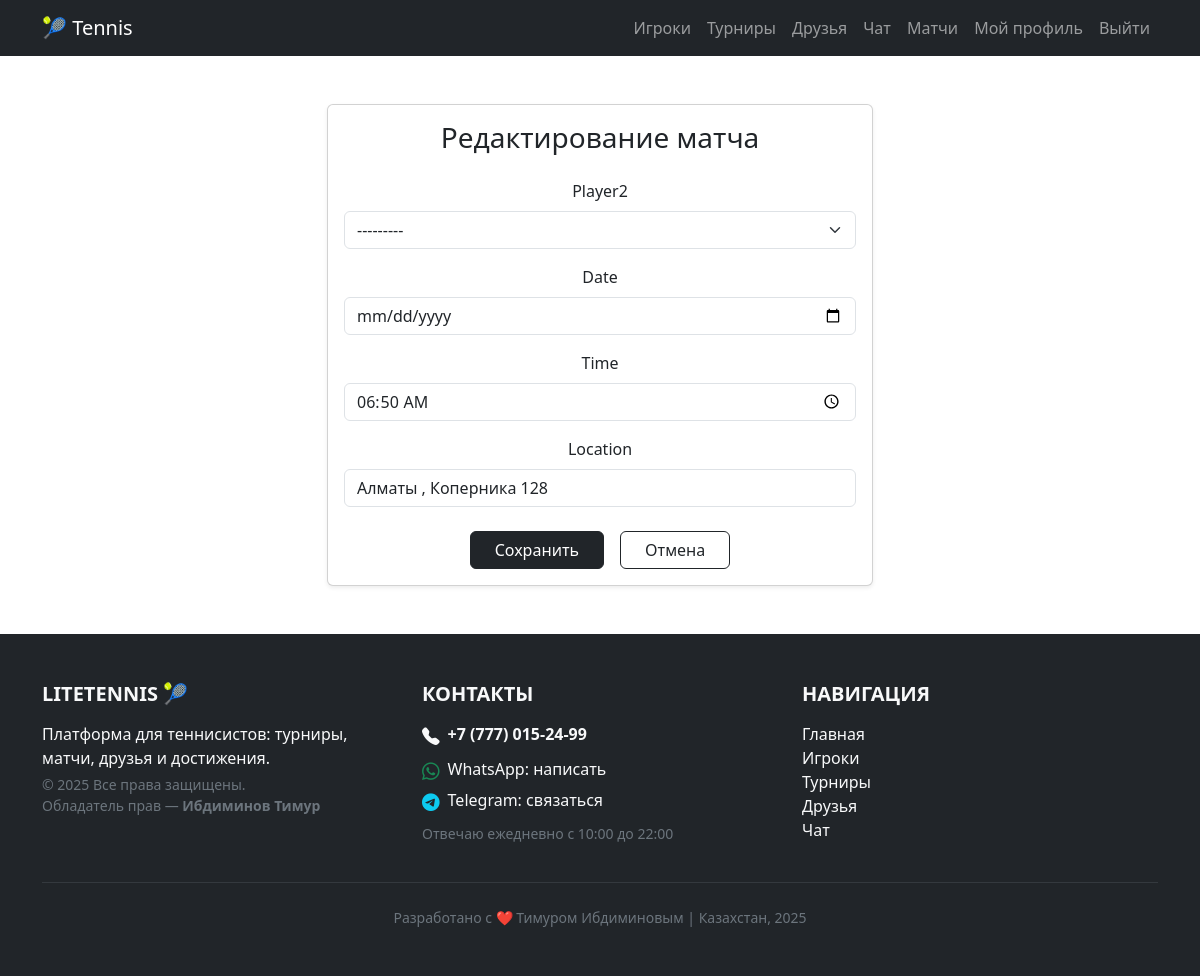
The page /matches/10/edit/ (signed in) on the database its author committed.
### matches/models.py (models this page shows, shortened)
class Match(models.Model):
    player1 = models.ForeignKey(
        Player,
        on_delete=models.CASCADE,
        related_name="matches_as_player1"
    )
    player2 = models.ForeignKey(
        Player,
        on_delete=models.SET_NULL,
        related_name="matches_as_player2",
        null=True,
        blank=True
    )
    date = models.DateField()
    time = models.TimeField()
    location = models.CharField(max_length=255)
    STATUS_CHOICES = [
        ("open", "Открыт (ищет соперника)"),
        ("scheduled", "Запланирован"),
        ("finished", "Завершён"),
    ]
    status = models.CharField(
        max_length=20,
        choices=STATUS_CHOICES,
        default="open"
    )
    score = models.CharField(
        max_length=50,
        blank=True,
        help_text="Например: 6-4, 3-6, 7-5"
    )

### matches/views.py (the view)
# urls.py: urlpatterns.append(path("<int:pk>/edit/", views.match_edit, name="match_edit"))
@login_required
def match_edit(request, pk):
    match = get_object_or_404(Match, pk=pk)
    if request.method == "POST":
        form = MatchForm(request.POST, instance=match)
        if form.is_valid():
            form.save()
            messages.success(request, "Матч обновлён.")
            return redirect("match_detail", pk=match.pk)
    else:
        form = MatchForm(instance=match)
    return render(request, "matches/match_form.html", {"form": form, "match": match})

### matches/forms.py
class MatchForm(forms.ModelForm):
    class Meta:
        model = Match
        fields = ["player2", "date", "time", "location"]
        widgets = {
            "date": forms.DateInput(attrs={"type": "date", "class": "form-control"}),
            "time": forms.TimeInput(attrs={"type": "time", "class": "form-control"}),
            "location": forms.TextInput(attrs={"class": "form-control", "placeholder": "Место проведения"}),
            "player2": forms.Select(attrs={"class": "form-select"}),
        }

### players/models.py (called while the page is built)
    def __str__(self):
        return f"{self.first_name} {self.last_name}"

### matches/templates/matches/match_form.html (shortened to what this page needs)
{% extends "base.html" %}
{% block content %}
<div class="row justify-content-center">
  <div class="col-md-8 col-lg-6">
    <div class="card shadow-sm">
      <div class="card-body">
        <h3 class="mb-4 text-center">{% if form.instance.pk %}Редактирование матча{% else %}Создать матч{% endif %}</h3>
        <form method="post" enctype="multipart/form-data" class="form-narrow">
          {% for field in form.visible_fields %}
            <div class="mb-3 text-center">
              <label class="form-label d-block">{{ field.label }}</label>
              {{ field.as_widget }}
            </div>
          {% endfor %}
          <div class="text-center mt-4 d-flex justify-content-center gap-3">
            <button class="btn btn-dark px-4">Сохранить</button>
            <a href="{% url 'match_list' %}" class="btn btn-outline-dark px-4">Отмена</a>
          </div>
        </form>
      </div>
    </div>
  </div>
</div>
{% endblock %}

### static/styles.css (style rules this page uses)
body { background-color: #ffffff; }

### players/templates/base.html (style rules this page uses)
html, body { height: 100%; margin: 0; }
body { display: flex; flex-direction: column; min-height: 100vh; }

### rows shown on the page
Match: player2 "---------" "06:50:00" "Алматы , Коперника 128"

### other values the page prints
{{ field.label }} "Player2" "Date" "Time" "Location"
